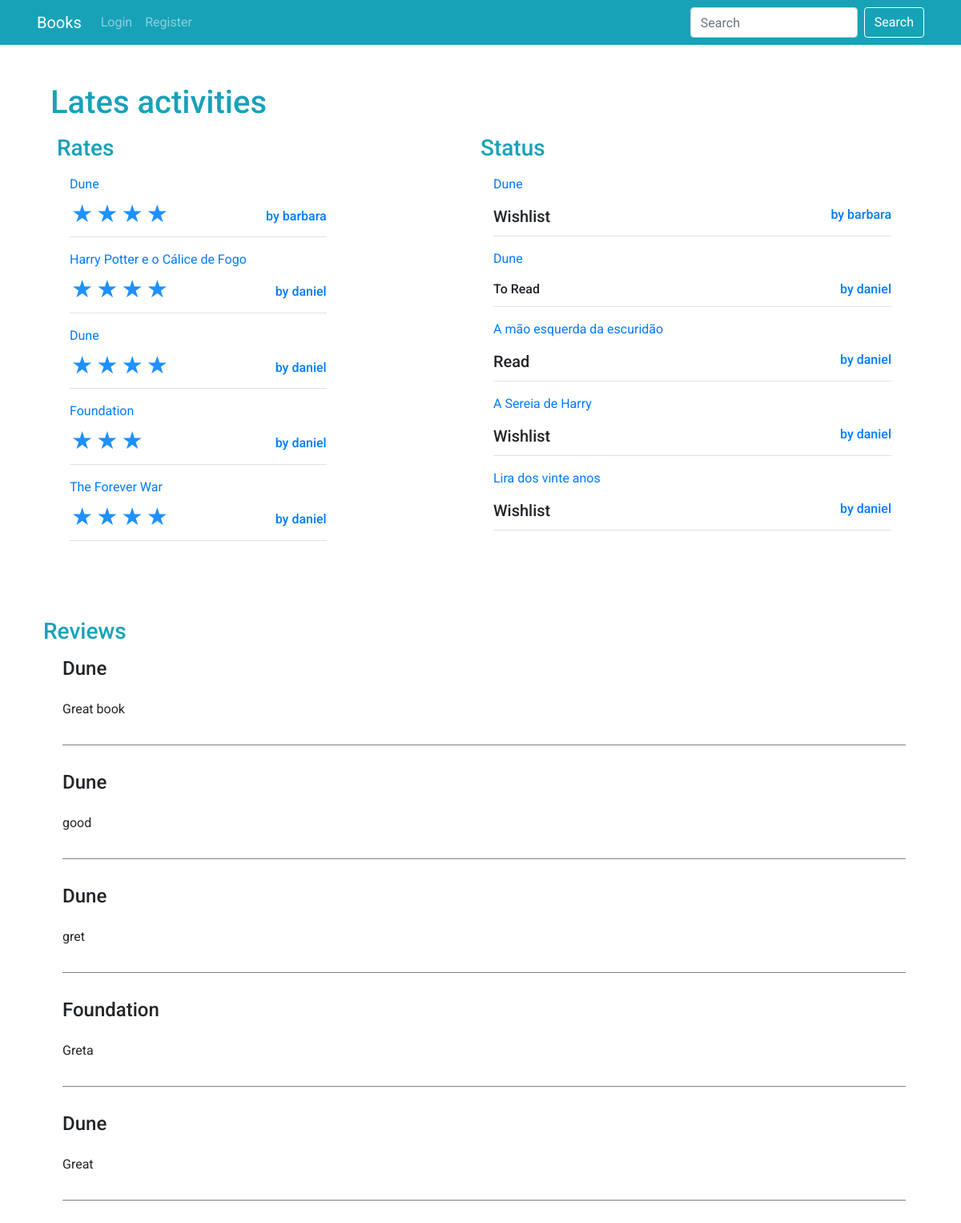
The page / on the database its author committed.
### app/models.py (models this page shows, shortened)
class Rate(models.Model):
    id = models.AutoField(primary_key=True)
    book = models.CharField(max_length=256, blank=False)
    title = models.CharField(max_length=256, blank=False)
    user_id = models.ForeignKey(User, on_delete=models.CASCADE, related_name="user_rate")
    rate = models.IntegerField()

class User(AbstractUser):
    pass

class Status(models.Model):
    id = models.AutoField(primary_key=True)
    book = models.CharField(max_length=256, blank=False)
    title = models.CharField(max_length=256, blank=False)
    user_id = models.ForeignKey(User, on_delete=models.CASCADE, related_name="user_status")
    status =  models.CharField(max_length=32, blank=False)

class Review(models.Model):
    id = models.AutoField(primary_key=True)
    book = models.CharField(max_length=256, blank=False)
    title = models.CharField(max_length=256, blank=False)
    user_id = models.ForeignKey(User, on_delete=models.CASCADE, related_name="user_review")
    review = models.CharField(max_length=512, blank=False)
    timestamp = models.DateTimeField(auto_now_add=True)

### app/views.py (the view)
# urls.py: path("", views.index, name="index"),
def index(request):
    reviews = Review.objects.all().order_by('-id')[:5]
    status = Status.objects.all().order_by('-id')[:5]
    rate = Rate.objects.all().order_by('-id')[:5]
    return render(request, "index.html", {
        "reviews": reviews,
        "status": status,
        "rate":rate,
    })

### app/templates/index.html (shortened to what this page needs)
{% extends "layout.html" %}
{% load static %}
{% block body %}
    <div id="response" class="mt-5 mx-5 row" >
        <div class=" container">
            <h1 class="mb-3" style="color:#17a2b8;">Lates activities</h1>
            <div class="row m-2 justify-content-between">
                <div class="col-lg-4 col-md-12 px-0 mb-md-4">
                    <h3 class="mb-3" style="color:#17a2b8;">Rates</h3>
                    {% for passenger in rate %}
                        <div class=" mb-3 px-3">
                            <a href="{% url 'book' passenger.book %}" class="hover" id="singleBook">{{ passenger.title }}</a>
                            <div>
                                {% if passenger.rate == 1 %}
                                    <div class="d-flex justify-content-between border-bottom align-items-baseline">
                                        <div>
                                            <label class="rateindex labelrate" title="Bad"></label>
                                        </div>
                                        <a href="{% url 'mylibrary' passenger.user_id %}"><p class="h6"> by {{passenger.user_id}}</p></a>
                                    </div>
                                {% elif passenger.rate == 3 %}
                                    <div class="d-flex justify-content-between border-bottom align-items-baseline">
                                        <div>
                                            <label class="rateindex labelrate" title="Ok"></label>
                                            <label class="rateindex labelrate" title="Ok"></label>
                                            <label class="rateindex labelrate" title="Ok"></label>
                                        </div>
                                        <a href="{% url 'mylibrary' passenger.user_id %}"><p class="h6"> by {{passenger.user_id}}</p></a>
                                    </div>
                                {% elif passenger.rate == 4 %}
                                    <div class="d-flex justify-content-between border-bottom align-items-baseline">
                                        <div>
                                            <label class="rateindex labelrate" title="Good"></label>
                                            <label class="rateindex labelrate" title="Good"></label>
                                            <label class="rateindex labelrate" title="Good"></label>
                                            <label class="rateindex labelrate" title="Good"></label>
                                        </div>
                                        <a href="{% url 'mylibrary' passenger.user_id %}"><p class="h6"> by {{passenger.user_id}}</p></a>
                                    </div>
                                {% endif %}
                            </div>
                        </div>
                    {% endfor %}
                </div>
                <div class="col-lg-6 col-md-12 px-0">
                    <h3 class="mb-3" style="color:#17a2b8;">Status</h3>
                    {% for passenger in status %}
                        <div class=" mb-3 px-3">
                            <a href="{% url 'book' passenger.book %}" class="hover mb-3" id="singleBook"><p class="mb-3">{{ passenger.title }}</p></a>
                            <div>
                                {% if passenger.status == "read" %}
                                <div class="d-flex justify-content-between border-bottom">
                                    <p class="h5 mb-2 pb-1">Read</p>
                                    <a href="{% url 'mylibrary' passenger.user_id %}"><p class="h6"> by {{passenger.user_id}}</p></a>
                                </div>
                                {% elif  passenger.status == "wishlist" %}
                                <div class="d-flex justify-content-between border-bottom">
                                    <p class="h5 mb-2 pb-1">Wishlist</p>
                                    <a href="{% url 'mylibrary' passenger.user_id %}"><p class="h6"> by {{passenger.user_id}}</p></a>
                                </div>
                                {% elif passenger.status == "toread" %}
                                <div class="d-flex justify-content-between border-bottom">
                                    <p class="h6 mb-2 pb-1">To Read</p>
                                    <a href="{% url 'mylibrary' passenger.user_id %}"><p class="h6"> by {{passenger.user_id}}</p></a>
                                </div>
                                {% elif passenger.status == "reading" %}
                                <div class="d-flex justify-content-between border-bottom">
                                    <p class="h5 mb-2 pb-1">Reading</p>
                                    <a href="{% url 'mylibrary' passenger.user_id %}"><p class="h6"> by {{passenger.user_id}}</p></a>
                                </div>
                                {% endif %}
                            </div>
                        </div>
                    {% endfor %}
                        </div>
                    </div>
                </div>
            </div>
        </div>
        <div id="reviewsContainer" class="mt-5 pl-4 container">
            <h3 class="mb-3" style="color:#17a2b8;">Reviews</h3>
            {% for passenger in reviews %}
                    <div class="eachreview mx-4">
                        <a href="{% url 'book' passenger.book %}" class="hover h4" id="singleBook">{{ passenger.title }}</a>
                        <p class="text-left mt-4"> {{ passenger.review }}</p>
                    </div>
            {% endfor %}
        </div>
{% endblock %}

### app/templates/layout.html (shortened to what this page needs)
{% load static %}
<!DOCTYPE html>
<html lang="en">
    <head>
        <link rel="stylesheet" href="https://stackpath.bootstrapcdn.com/bootstrap/4.4.1/css/bootstrap.min.css">
        <link href="//maxcdn.bootstrapcdn.com/bootstrap/4.0.0/css/bootstrap.min.css" rel="stylesheet" id="bootstrap-css">
        <link href="../static/styles.css" rel="stylesheet">
    </head>
    <body>
        <header class="bg-info">
          <nav class="navbar container navbar-expand-lg navbar-dark">
            <a class="navbar-brand" href="/">Books</a>
            <div class="collapse navbar-collapse" id="navbarTogglerDemo02">
              <ul class="navbar-nav mr-auto mt-2 mt-lg-0">
                {% if user.is_authenticated %}
                  <input type="hidden" id="userauth" name="userauth" value="{{user}}">
                  <li id="logoutnav" class="nav-item">
                    <a  class="nav-link" href="{% url 'mylibrary' user.username %}">My Library</a>
                  </li>
                  <li id="logoutnav" class="nav-item">
                    <a  class="nav-link" href="{% url 'logout' %}">Log Out</a>
                  </li>
                {% else %}
                  <li id="login" class="nav-item">
                    <a class="nav-link" type="button" class="nav-link" data-toggle="modal" data-target="#loginModal">
                        Login
                    </a>
                  </li>
                  <li id="register" class="nav-item">
                    <a class="nav-link" type="button" class="nav-link" data-toggle="modal" data-target="#registerModal">
                        Register
                    </a>
                  </li>
                {% endif %}
              </ul>
              <form class="form-inline my-2 my-lg-0">
                <input id="buscaBooks" class="form-control mr-sm-2" type="search" placeholder="Search">
                <button id="buscaButton" class="btn-search btn btn-outline-success my-2 my-sm-0" type="submit">Search</button>
              </form>
            </div>
          </nav>
        </header>
        <div class="body">
            {% block body %}
            {% endblock %}
        <script src="https://maxcdn.bootstrapcdn.com/bootstrap/4.0.0/js/bootstrap.min.js"></script>    </body>
</html>

### app/static/styles.css (style rules this page uses)
body { max-width: 100%; font-family: 'Roboto', sans-serif; }
.btn-search { color: #ffffff; border-color: #ffffff; }
.labelrate:before { position:relative; top:2px; left:2px; content: '★'; color: dodgerblue; width: 1em; font-size: 300%; }
.rateindex:before { font-size: 190%!important; }
.eachreview { border-bottom: solid 1px grey; margin-bottom: 2em; padding-bottom: 1em; }

### rows shown on the page
Rate: title "Dune", user_id "barbara"
Rate: title "Harry Potter e o Cálice de Fogo", user_id "daniel"
Rate: title "Dune", user_id "daniel"
Rate: title "Foundation", user_id "daniel"
Rate: title "The Forever War", user_id "daniel"
Status: title "Dune", user_id "barbara"
Status: title "Dune", user_id "daniel"
Status: title "A mão esquerda da escuridão", user_id "daniel"
Status: title "A Sereia de Harry", user_id "daniel"
Status: title "Lira dos vinte anos", user_id "daniel"
Review: title "Dune", review "Great book"
Review: title "Dune", review "good"
Review: title "Dune", review "gret"
Review: title "Foundation", review "Greta"
Review: title "Dune", review "Great"
